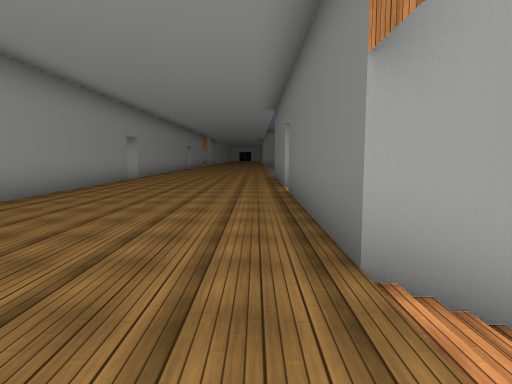
view 1 (above)

23 first-person views from a walk through a 3-D level made in the Unity game engine. The camera is 1.5 m above the floor, tilts 6° down and sees 75° across. Doors are open. The floor is counted in squares, 2 m on a side. Each view is taken from the middle of a square. On the plan, view 1 faces up. The plan holds only what a view shows up to about 11 squares ahead; the rest is blank. The place goes on beyond the plan. Some surface patterns are stand-ins.

view 2
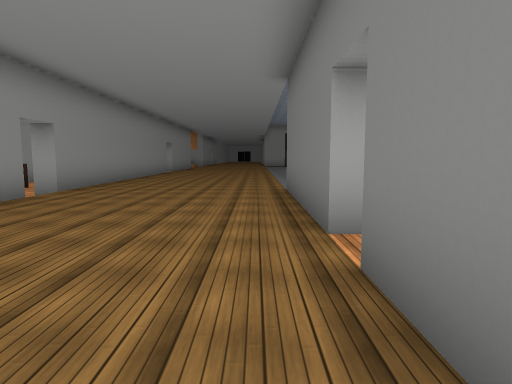

view 3
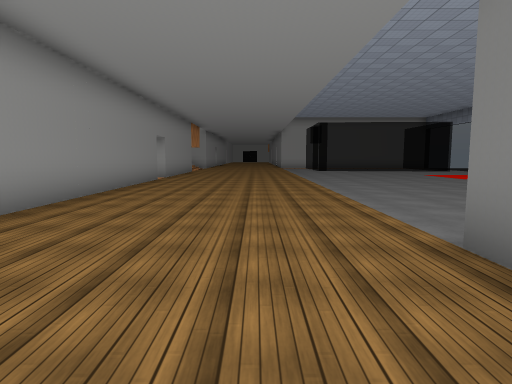

view 4
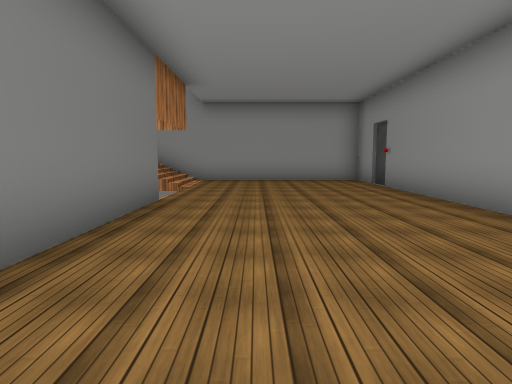

view 5
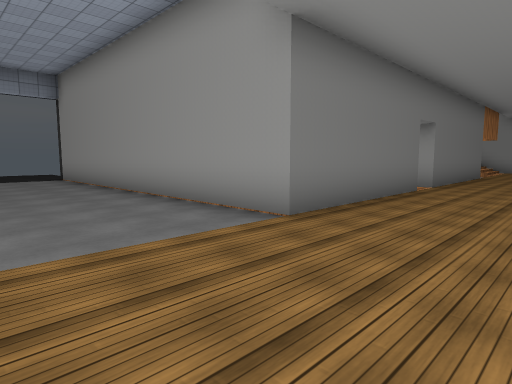

view 6
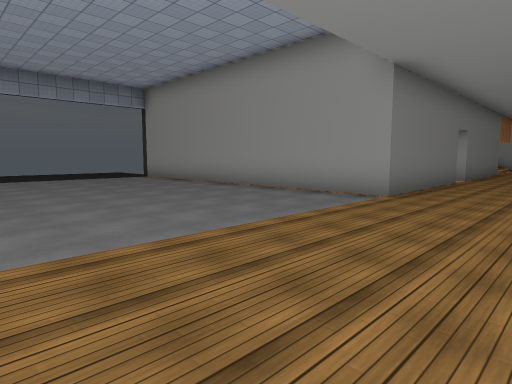

view 7
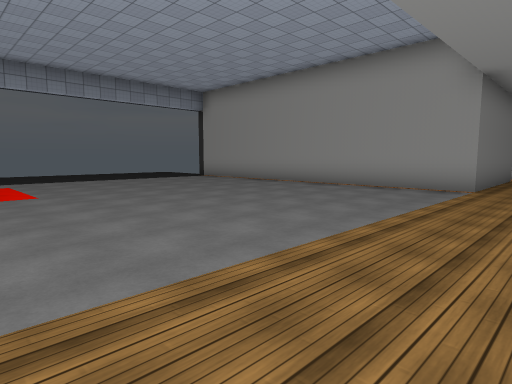

view 8
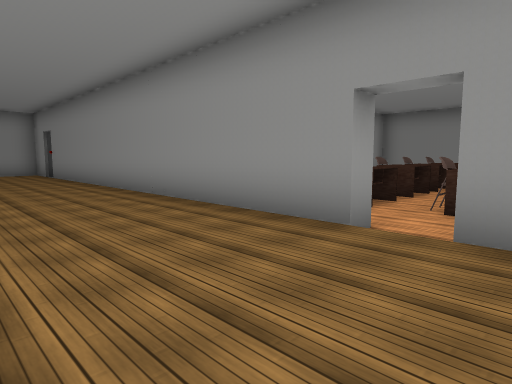

view 9
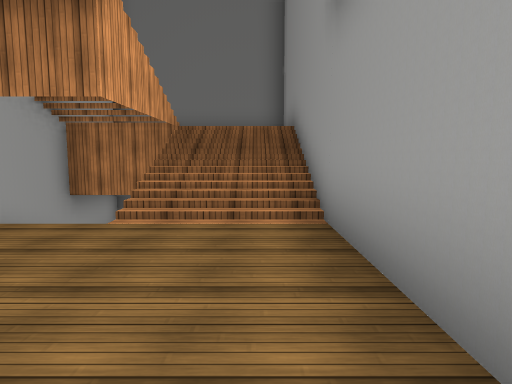

view 10
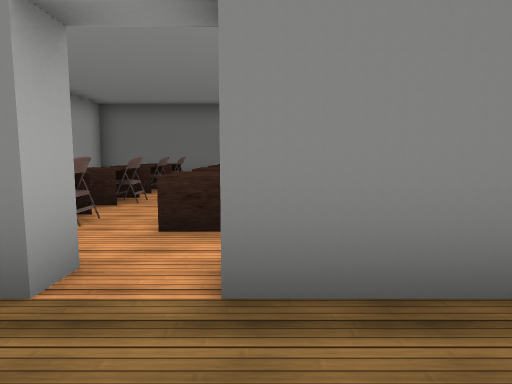

view 11
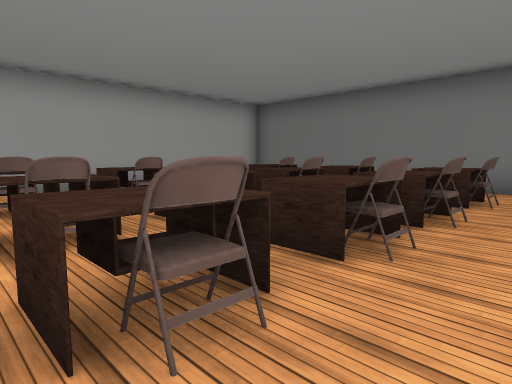

view 12
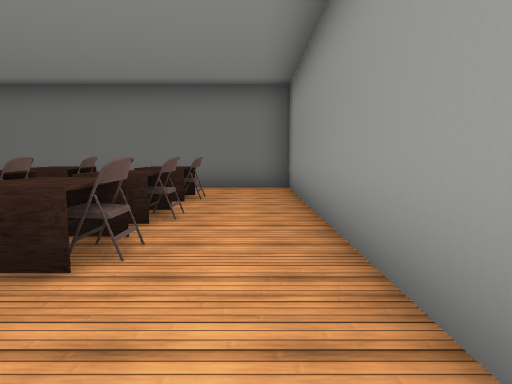

view 13
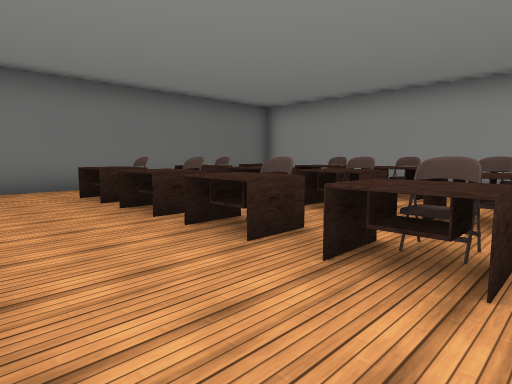

view 14
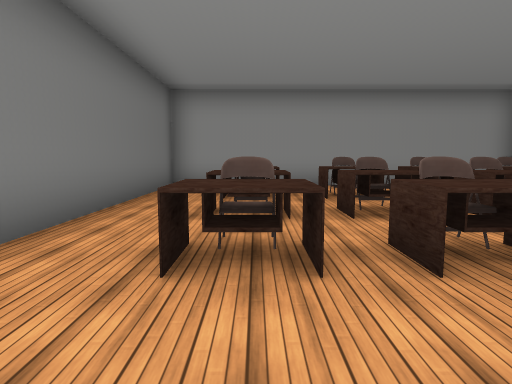

view 15
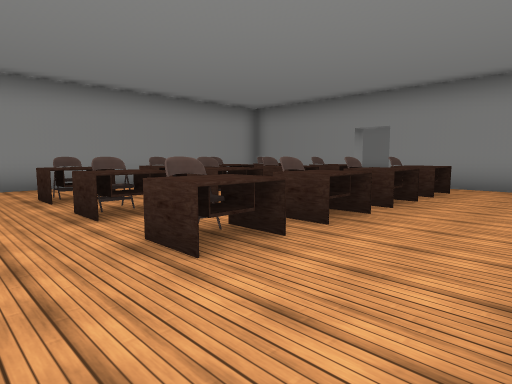

view 16
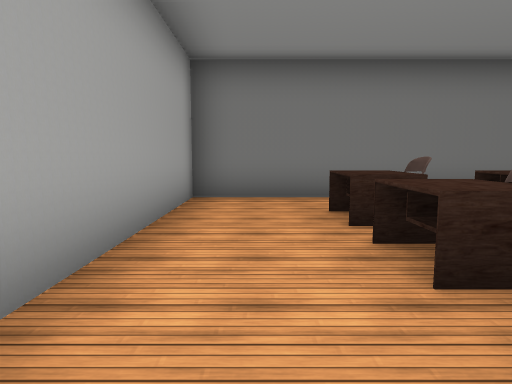

view 17
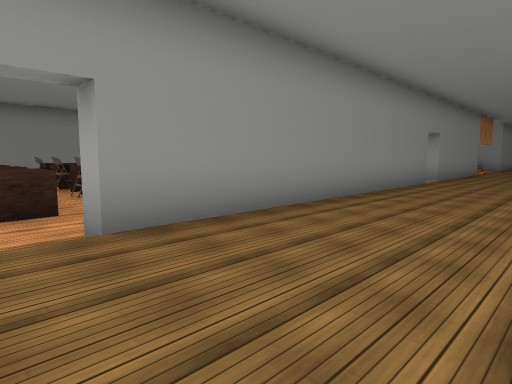

view 18
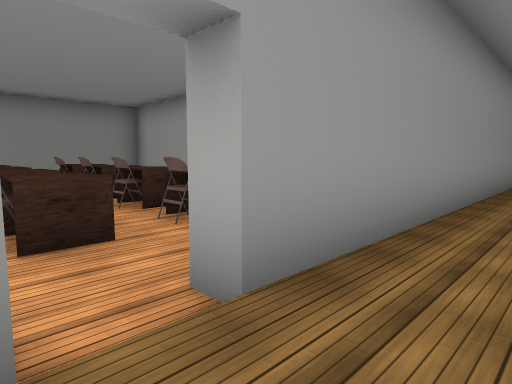

view 19
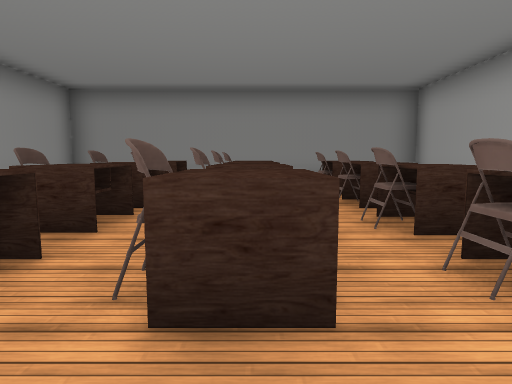

view 20
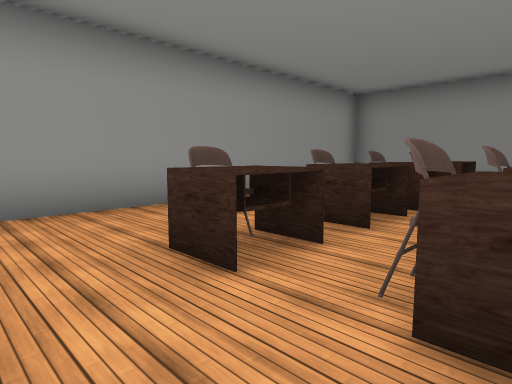

view 21
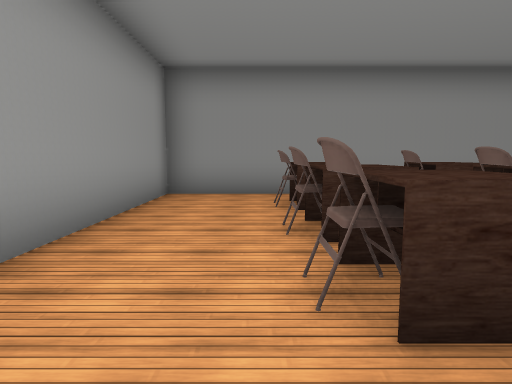

view 22
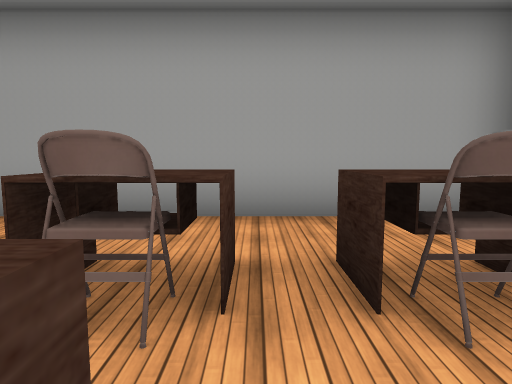

view 23
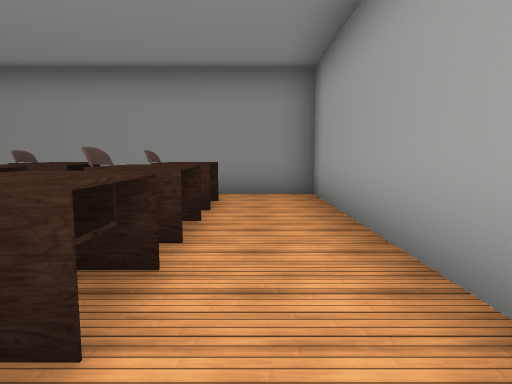

### Floor plan
Key: @ floor where view 1 was taken; # wall or solid block; . main floor; : floor 0.25 m higher than the main floor; - floor 0.25 m lower than the main floor; / step, stairs or slope; D open door; = window, fence, low wall or low ledge; O other object.
Columns run from 14 left of view 1 to 11 right of it. Each row starts with its distance up from view 1.
 21           D......../:
 20          #........./::
 19          #...............=
 18          #...............=
 17 ##########...............=
 16 #--------#...............
 15 #--------#..............
 14 #-OOOO-O-#...............=
 13 #   -----#.....##########
 12 # OOOO-O--D....#.........#
 11 #    ----#D....#.........#
 10 #-OOOO-O-#.....#.OOOO.O..#
  9 #--------#.....#.OOOO.O..#
  8 #--------#....DD.OOOO.O..#
  7 ##########....D#.OOOO.O..#
  6          #.....#.OOOO.O..#
  5          #.....#.O.OO.O..#
  4          #.....#.........#
  3          #.....###########
  2          #.....///   #
  1          #...../     #
  0          #....@////  #
 -1          #.....////  #
 -2          #.....////  #
 -3          #############

Where each view was taken, in squares from view 1:
view 1: 0 up, 0 right, facing up
view 2: 5 up, 0 right, facing up
view 3: 10 up, 1 left, facing up
view 4: 8 up, 1 left, facing down
view 5: 16 up, 2 left, facing down-right
view 6: 19 up, 2 left, facing down-right
view 7: 21 up, 1 left, facing down-right
view 8: 13 up, 1 left, facing down-left
view 9: 2 down, 3 left, facing right
view 10: 7 up, 1 left, facing right
view 11: 4 up, 2 right, facing up-right
view 12: 4 up, 2 right, facing right
view 13: 12 up, 2 right, facing down-right
view 14: 12 up, 8 right, facing down
view 15: 12 up, 10 right, facing down-left
view 16: 11 up, 4 right, facing right
view 17: 11 up, 1 left, facing up-left
view 18: 11 up, 3 left, facing up-left
view 19: 12 up, 5 left, facing left
view 20: 12 up, 5 left, facing down-left
view 21: 9 up, 7 left, facing left
view 22: 12 up, 8 left, facing up
view 23: 15 up, 7 left, facing left
